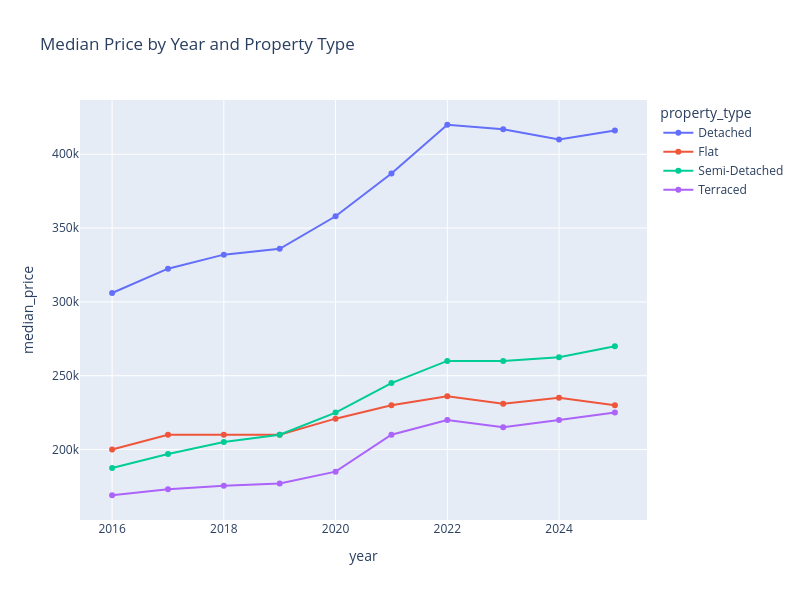

The code cell stored with this chart in its notebook:
### Code cell
px.line(
    annual_price_by_property_type,
    x="year",
    y="median_price",
    color="property_type",
    markers=True,
    title="Median Price by Year and Property Type",
    width=800,
    height=600,
)

### Figure 1 — Plotly figure (JSON) as saved in the notebook; plotly's stock layout.template omitted (floating-point values rounded to 4 significant figures)
{"data": [{"hovertemplate": "property_type=Detached<br>year=%{x}<br>median_price=%{y}<extra></extra>", "legendgroup": "Detached", "line": {"color": "#636efa", "dash": "solid"}, "marker": {"symbol": "circle"}, "mode": "lines+markers", "name": "Detached", "orientation": "v", "showlegend": true, "type": "scatter", "x": [2016, 2017, 2018, 2019, 2020, 2021, 2022, 2023, 2024, 2025], "xaxis": "x", "y": [306000.0, 322500.0, 332000.0, 336000.0, 358000.0, 387000.0, 420000.0, 417000.0, 410000.0, 416100.0], "yaxis": "y"}, {"hovertemplate": "property_type=Flat<br>year=%{x}<br>median_price=%{y}<extra></extra>", "legendgroup": "Flat", "line": {"color": "#EF553B", "dash": "solid"}, "marker": {"symbol": "circle"}, "mode": "lines+markers", "name": "Flat", "orientation": "v", "showlegend": true, "type": "scatter", "x": [2016, 2017, 2018, 2019, 2020, 2021, 2022, 2023, 2024, 2025], "xaxis": "x", "y": [200000.0, 210000.0, 210000.0, 210000.0, 220900.0, 230000.0, 236000.0, 231000.0, 235000.0, 230000.0], "yaxis": "y"}, {"hovertemplate": "property_type=Semi-Detached<br>year=%{x}<br>median_price=%{y}<extra></extra>", "legendgroup": "Semi-Detached", "line": {"color": "#00cc96", "dash": "solid"}, "marker": {"symbol": "circle"}, "mode": "lines+markers", "name": "Semi-Detached", "orientation": "v", "showlegend": true, "type": "scatter", "x": [2016, 2017, 2018, 2019, 2020, 2021, 2022, 2023, 2024, 2025], "xaxis": "x", "y": [187500.0, 197000.0, 205000.0, 210000.0, 225000.0, 245000.0, 260000.0, 260000.0, 262500.0, 270000.0], "yaxis": "y"}, {"hovertemplate": "property_type=Terraced<br>year=%{x}<br>median_price=%{y}<extra></extra>", "legendgroup": "Terraced", "line": {"color": "#ab63fa", "dash": "solid"}, "marker": {"symbol": "circle"}, "mode": "lines+markers", "name": "Terraced", "orientation": "v", "showlegend": true, "type": "scatter", "x": [2016, 2017, 2018, 2019, 2020, 2021, 2022, 2023, 2024, 2025], "xaxis": "x", "y": [169000.0, 173000.0, 175400.0, 177000.0, 185000.0, 210000.0, 220000.0, 215000.0, 220000.0, 225000.0], "yaxis": "y"}], "layout": {"height": 600, "legend": {"title": {"text": "property_type"}, "tracegroupgap": 0}, "title": {"text": "Median Price by Year and Property Type"}, "width": 800, "xaxis": {"anchor": "y", "domain": [0, 1], "title": {"text": "year"}}, "yaxis": {"anchor": "x", "domain": [0, 1], "title": {"text": "median_price"}}}}
